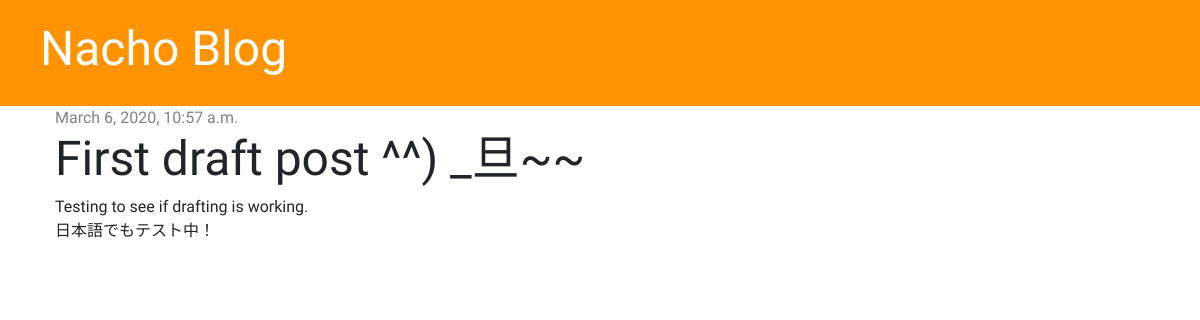
Page /post/6/ on the committed database.
### blog/models.py (models this page shows, shortened)
class Post(models.Model):
    author = models.ForeignKey('auth.User', on_delete=models.CASCADE)
    title = models.CharField(max_length=200)
    text = models.TextField()
    created_date = models.DateTimeField(default=timezone.now)
    published_date = models.DateTimeField(blank=True, null=True)

### blog/views.py (the view)
# urls.py: path('post/<int:pk>/', views.post_detail, name='post_detail'),
def post_detail(request, pk):
    post = get_object_or_404(Post, pk=pk)
    stuff_for_frontend = {'post': post}
    return render(request, 'blog/post_detail.html', stuff_for_frontend)

### blog/templates/blog/post_detail.html (shortened to what this page needs)
{% extends 'blog/base.html' %}
{% block content %}
    <div class="post">
        {% if post.published_date %}
            <div class="date">
                {{ post.published_date }}
            </div>
            {% else %}
            <a href="{% url 'post_publish' pk=post.pk %}" class="btn btn-primary">Publish</a>
        {% endif %}
        <h1>{{ post.title }}</h1>
        <p>{{ post.text|linebreaksbr }}</p>
    </div>
{% endblock %}

### blog/static/css/blog.css (style rules this page uses)
h1, h2, h3, h4 { font-family: 'Tangerine', 'Inconsolata', 'Droid Sans', serif; font-size: 48px; }
.date { color: #828282; }
.post { margin-bottom: 70px; }

### blog/templates/blog/base.html (style rules this page uses)
body { font-family: 'Inconsolata', monospace; }

### rows in the picture
Post: published_date "March 6, 2020, 10:57 a.m.", title "First draft post ^^) _旦~~", text "Testing to see if drafting is working. 日本語でもテスト中！"
